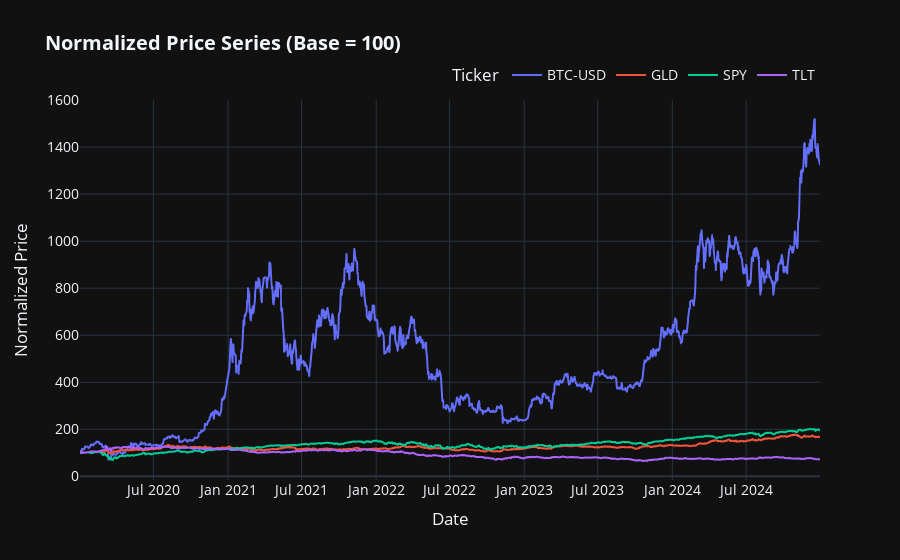

Notebook source saved alongside this figure:
### Code cell
# Visualize normalized price series
normalized_prices = prices / prices.iloc[0] * 100

fig = px.line(
    normalized_prices,
    title='<b>Normalized Price Series (Base = 100)</b>',
    labels={'value': 'Normalized Price', 'variable': 'Asset'},
    template='plotly_dark'
)
fig.update_layout(
    font=dict(size=14),
    legend=dict(orientation='h', yanchor='bottom', y=1.02, xanchor='right', x=1),
    hovermode='x unified'
)
fig.show()

### Figure 1 — Plotly figure (JSON) as saved in the notebook; plotly's stock layout.template omitted (floating-point values rounded to 4 significant figures; data arrays with more than 128 entries replaced by an {"elided": "..."} marker saying what was removed)
{"data": [{"hovertemplate": "Ticker=BTC-USD<br>Date=%{x}<br>Normalized Price=%{y}<extra></extra>", "legendgroup": "BTC-USD", "line": {"color": "#636efa", "dash": "solid"}, "marker": {"symbol": "circle"}, "mode": "lines", "name": "BTC-USD", "showlegend": true, "type": "scattergl", "x": {"elided": "1257 str values"}, "xaxis": "x", "y": {"elided": "1257 float values"}, "yaxis": "y"}, {"hovertemplate": "Ticker=GLD<br>Date=%{x}<br>Normalized Price=%{y}<extra></extra>", "legendgroup": "GLD", "line": {"color": "#EF553B", "dash": "solid"}, "marker": {"symbol": "circle"}, "mode": "lines", "name": "GLD", "showlegend": true, "type": "scattergl", "x": {"elided": "1257 str values"}, "xaxis": "x", "y": {"elided": "1257 float values"}, "yaxis": "y"}, {"hovertemplate": "Ticker=SPY<br>Date=%{x}<br>Normalized Price=%{y}<extra></extra>", "legendgroup": "SPY", "line": {"color": "#00cc96", "dash": "solid"}, "marker": {"symbol": "circle"}, "mode": "lines", "name": "SPY", "showlegend": true, "type": "scattergl", "x": {"elided": "1257 str values"}, "xaxis": "x", "y": {"elided": "1257 float values"}, "yaxis": "y"}, {"hovertemplate": "Ticker=TLT<br>Date=%{x}<br>Normalized Price=%{y}<extra></extra>", "legendgroup": "TLT", "line": {"color": "#ab63fa", "dash": "solid"}, "marker": {"symbol": "circle"}, "mode": "lines", "name": "TLT", "showlegend": true, "type": "scattergl", "x": {"elided": "1257 str values"}, "xaxis": "x", "y": {"elided": "1257 float values"}, "yaxis": "y"}], "layout": {"font": {"size": 14}, "hovermode": "x unified", "legend": {"orientation": "h", "title": {"text": "Ticker"}, "tracegroupgap": 0, "x": 1, "xanchor": "right", "y": 1.02, "yanchor": "bottom"}, "title": {"text": "<b>Normalized Price Series (Base = 100)</b>"}, "xaxis": {"anchor": "y", "domain": [0.0, 1.0], "title": {"text": "Date"}}, "yaxis": {"anchor": "x", "domain": [0.0, 1.0], "title": {"text": "Normalized Price"}}}}
